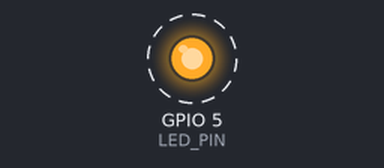
The sketch below on a simulated ESP32. Parts: output pins drawn as LEDs (lit = HIGH). Dashed ring = blinking.

Above: at 0.5 s.
Timing chart, 0 to 4.6 s (numbered marks = the images above):
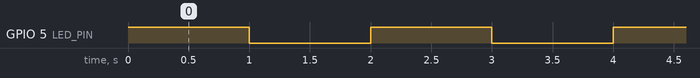

Measured:
- by itself, GPIO 5 (LED_PIN): alternates HIGH for 1.0 s and LOW for 1.0 s

The sketch:

ESP32.ino
```cpp
#define LED_PIN 5    // LED 연결된 GPIO 5번 사용

void setup() {
  pinMode(LED_PIN, OUTPUT);   // LED 핀을 출력으로 설정
}

void loop() {
  digitalWrite(LED_PIN, HIGH);  // LED 켜기
  delay(1000);                       // 1초 대기
  digitalWrite(LED_PIN, LOW);   // LED 끄기
  delay(1000);                        // 1초 대기
}
```
